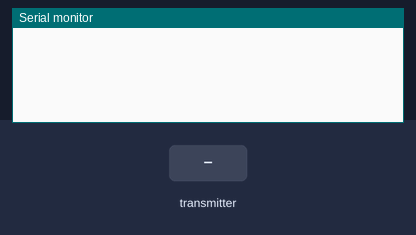
Bench run of a sketch on a simulated ESP32. On the bench: the last lines printed to the serial monitor. The inputs (shaded band) are chosen by the test bench. WiFi joins after 1.5 s; servers stay silent unless stated; uploads are accepted with an empty reply.

Above: at 1.2 s.
1.3 s: the transmitter starts sending message = 0
At 2.16 s:
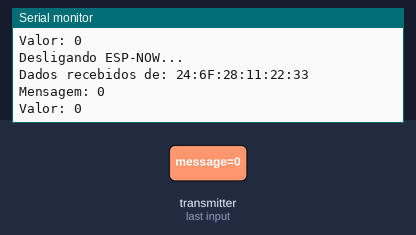
2.8 s: the transmitter starts sending value = 1024
At 3.16 s:
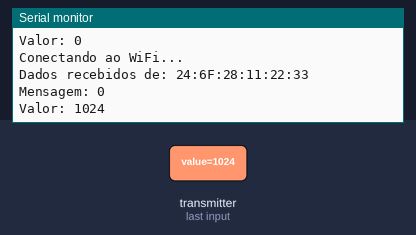
5.2 s: the transmitter starts sending message = 1
6.7 s: the transmitter starts sending value = 2048
At 7.56 s:
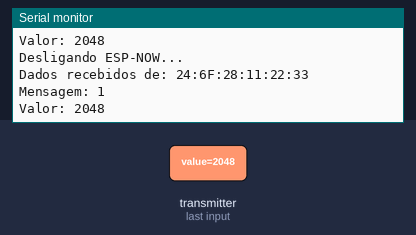
Timing chart, 0 to 9.2 s (numbered marks = the images above; inputs shaded):
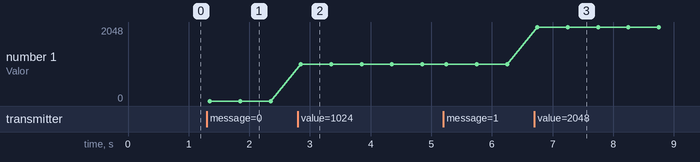

The sketch:

sketch_sep7a.ino
```cpp
#include <WiFi.h>
#include <HTTPClient.h>
#include <esp_now.h>
#include <ArduinoJson.h>

// Informações de conexão Wi-Fi
const char* ssid = "Alex S20";       // Substitua pelo seu SSID
const char* password = "15010201";   // Substitua pela sua senha

// Estrutura para receber dados via ESP-NOW
typedef struct struct_message {
  char message[50];
  int value;
} struct_message;

struct_message dataReceived;

// Variável de controle para indicar que os dados foram recebidos
bool dataReceivedFlag = false;

// Função de callback para receber dados via ESP-NOW
void OnDataRecv(const esp_now_recv_info *recv_info, const uint8_t *incomingData, int len) {
  memcpy(&dataReceived, incomingData, sizeof(dataReceived));

  Serial.print("Dados recebidos de: ");
  for (int i = 0; i < 6; i++) {
    Serial.print(recv_info->src_addr[i], HEX);
    if (i < 5) Serial.print(":");
  }
  Serial.println();

  Serial.print("Mensagem: ");
  Serial.println(dataReceived.message);
  Serial.print("Valor: ");
  Serial.println(dataReceived.value);

  // Marca que os dados foram recebidos
  dataReceivedFlag = true;
}

void setup() {
  Serial.begin(115200);

  // Configura o modo Wi-Fi como estação
  WiFi.mode(WIFI_STA);

  // Inicializa o ESP-NOW
  if (esp_now_init() != ESP_OK) {
    Serial.println("Erro ao inicializar ESP-NOW");
    return;
  }

  // Registra a função de callback para recepção de dados via ESP-NOW
  esp_now_register_recv_cb(OnDataRecv);
}

void loop() {
  // Verifica se os dados foram recebidos via ESP-NOW
  if (dataReceivedFlag) {
    // Desliga o ESP-NOW antes de conectar ao Wi-Fi
    Serial.println("Desligando ESP-NOW...");
    esp_now_deinit();  // Desativa o ESP-NOW

    // Conectar ao Wi-Fi
    WiFi.begin(ssid, password);
    while (WiFi.status() != WL_CONNECTED) {
      delay(1000);
      Serial.println("Conectando ao WiFi...");
    }
    Serial.println("Conectado ao WiFi");

    // Enviar dados ao servidor HTTP
    if (WiFi.status() == WL_CONNECTED) {
      HTTPClient http;

      // URL do servidor
      http.begin("http://192.168.96.34:8000");  // Substitua pela sua URL

      // Definir cabeçalhos
      http.addHeader("Content-Type", "application/json");

      // Corpo da requisição (JSON com os dados recebidos via ESP-NOW)
      String jsonBody = "{\"device_id\":\"ESP32\", \"message\":\"" + String(dataReceived.message) + "\", \"value\":" + String(dataReceived.value) + "}";

      // Enviar requisição POST
      int httpResponseCode = http.POST(jsonBody);

      // Verificar resposta
      if (httpResponseCode > 0) {
        String response = http.getString();
        Serial.println("Código de resposta: " + String(httpResponseCode));
        Serial.println("Resposta: " + response);
      } else {
        Serial.print("Erro na requisição: ");
        Serial.println(httpResponseCode);
      }

      // Finalizar a conexão HTTP
      http.end();
    }

    // Desconectar do Wi-Fi para economizar energia
    WiFi.disconnect();
    Serial.println("Desconectado do WiFi.");

    // Reativar o ESP-NOW para continuar recebendo dados
    Serial.println("Reativando ESP-NOW...");
    if (esp_now_init() != ESP_OK) {
      Serial.println("Erro ao reativar ESP-NOW");
    } else {
      Serial.println("ESP-NOW ativado novamente");
    }

    // Reseta o flag de recebimento para aguardar novos dados
    dataReceivedFlag = false;
  }

  // Delay para evitar polling intenso
  delay(500);
}
```

Measured:
- after the input at 1.3 s, the serial monitor: prints a new line after 0.05 s (image 1)
- after the input at 2.8 s, the serial monitor: prints a new line after 0.05 s (image 2)
- after the input at 6.7 s, the serial monitor: prints a new line after 0.05 s (image 3)
- plotted number 1: 0 → 1024 after the input at 2.8 s, 1024 → 2048 after the input at 6.7 s
